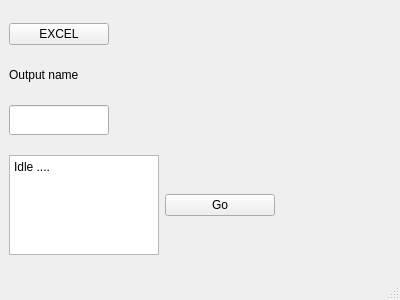
<?xml version="1.0" encoding="UTF-8"?>
<ui version="4.0">
 <class>MainWindow</class>
 <widget class="QMainWindow" name="MainWindow">
  <property name="geometry">
   <rect>
    <x>0</x>
    <y>0</y>
    <width>400</width>
    <height>300</height>
   </rect>
  </property>
  <property name="minimumSize">
   <size>
    <width>400</width>
    <height>300</height>
   </size>
  </property>
  <property name="maximumSize">
   <size>
    <width>400</width>
    <height>300</height>
   </size>
  </property>
  <property name="windowTitle">
   <string>MainWindow</string>
  </property>
  <widget class="QWidget" name="centralwidget">
   <layout class="QGridLayout" name="gridLayout">
    <item row="2" column="0">
     <widget class="QLabel" name="Label_Name">
      <property name="maximumSize">
       <size>
        <width>16777215</width>
        <height>20</height>
       </size>
      </property>
      <property name="text">
       <string>Output name</string>
      </property>
     </widget>
    </item>
    <item row="3" column="0">
     <widget class="QLineEdit" name="lineEdit_name">
      <property name="minimumSize">
       <size>
        <width>100</width>
        <height>30</height>
       </size>
      </property>
      <property name="maximumSize">
       <size>
        <width>100</width>
        <height>16777215</height>
       </size>
      </property>
     </widget>
    </item>
    <item row="0" column="0">
     <widget class="QPushButton" name="Button_Excel">
      <property name="maximumSize">
       <size>
        <width>100</width>
        <height>16777215</height>
       </size>
      </property>
      <property name="text">
       <string>EXCEL</string>
      </property>
     </widget>
    </item>
    <item row="4" column="0">
     <widget class="QTextBrowser" name="textBrowser">
      <property name="minimumSize">
       <size>
        <width>150</width>
        <height>0</height>
       </size>
      </property>
      <property name="maximumSize">
       <size>
        <width>100</width>
        <height>100</height>
       </size>
      </property>
      <property name="html">
       <string>&lt;!DOCTYPE HTML PUBLIC &quot;-//W3C//DTD HTML 4.0//EN&quot; &quot;http://www.w3.org/TR/REC-html40/strict.dtd&quot;&gt;
&lt;html&gt;&lt;head&gt;&lt;meta name=&quot;qrichtext&quot; content=&quot;1&quot; /&gt;&lt;meta charset=&quot;utf-8&quot; /&gt;&lt;style type=&quot;text/css&quot;&gt;
p, li { white-space: pre-wrap; }
hr { height: 1px; border-width: 0; }
li.unchecked::marker { content: &quot;\2610&quot;; }
li.checked::marker { content: &quot;\2612&quot;; }
&lt;/style&gt;&lt;/head&gt;&lt;body style=&quot; font-family:'Microsoft JhengHei UI'; font-size:9pt; font-weight:400; font-style:normal;&quot;&gt;
&lt;p style=&quot; margin-top:0px; margin-bottom:0px; margin-left:0px; margin-right:0px; -qt-block-indent:0; text-indent:0px;&quot;&gt;Idle ....&lt;/p&gt;&lt;/body&gt;&lt;/html&gt;</string>
      </property>
     </widget>
    </item>
    <item row="0" column="1" colspan="2">
     <widget class="QLabel" name="Label_Excel">
      <property name="minimumSize">
       <size>
        <width>200</width>
        <height>0</height>
       </size>
      </property>
      <property name="text">
       <string/>
      </property>
     </widget>
    </item>
    <item row="4" column="1">
     <widget class="QPushButton" name="Button_GO">
      <property name="text">
       <string>Go</string>
      </property>
     </widget>
    </item>
   </layout>
  </widget>
  <widget class="QMenuBar" name="menubar">
   <property name="geometry">
    <rect>
     <x>0</x>
     <y>0</y>
     <width>400</width>
     <height>22</height>
    </rect>
   </property>
  </widget>
  <widget class="QStatusBar" name="statusbar"/>
 </widget>
 <resources/>
 <connections/>
</ui>
